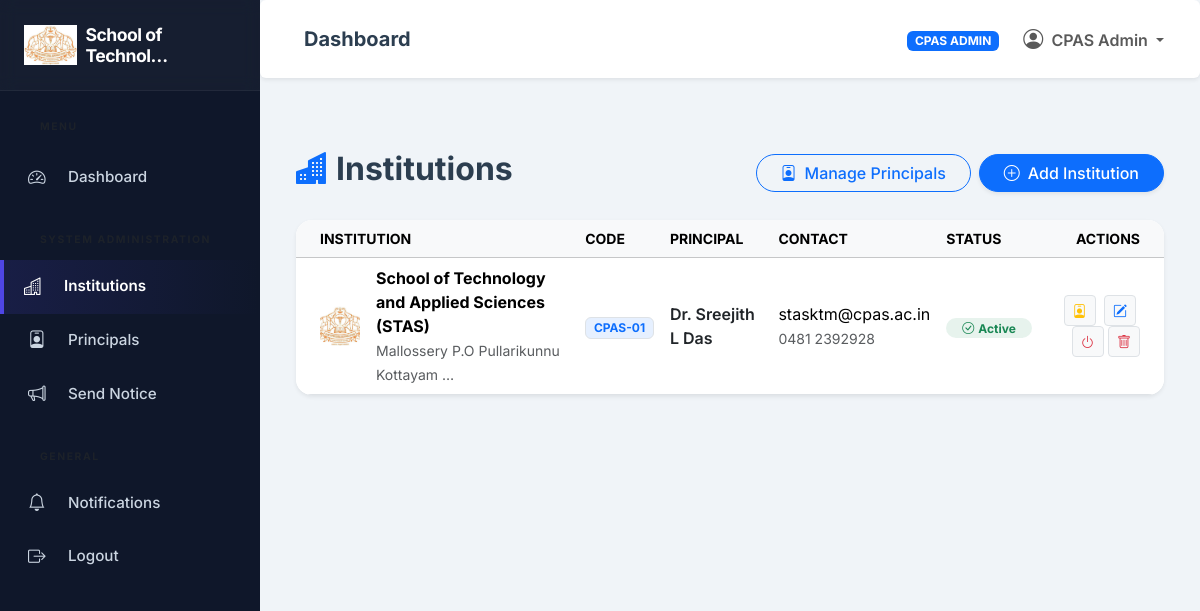
Screenshot of /institutions/ (signed in) with the database file from the repository.
### institutions/models.py (models this page shows, shortened)
class Institution(models.Model):
    institution_name = models.CharField(max_length=255)
    institution_code = models.CharField(max_length=50, unique=True)
    location = models.TextField()
    principal = models.OneToOneField(settings.AUTH_USER_MODEL, on_delete=models.SET_NULL, null=True, blank=True, related_name='principal_of', limit_choices_to={'role': 'INSTITUTION_ADMIN'})
    vice_principal = models.OneToOneField(settings.AUTH_USER_MODEL, on_delete=models.SET_NULL, null=True, blank=True, related_name='vice_principal_of', limit_choices_to={'role': 'INSTITUTION_ADMIN'})
    contact_email = models.EmailField()
    contact_phone = models.CharField(max_length=20, null=True, blank=True)
    logo = models.ImageField(upload_to='institutions/logos/', null=True, blank=True)
    established_date = models.DateField(null=True, blank=True)
    is_active = models.BooleanField(default=True)
    created_at = models.DateTimeField(auto_now_add=True)
    updated_at = models.DateTimeField(auto_now=True)
    @property
    def name(self):
        return self.institution_name

### accounts/models.py (models this page shows, shortened)
class User(AbstractUser):
    class Role(models.TextChoices):
        SUPER_ADMIN = 'SUPER_ADMIN', 'CPAS Admin'
        INSTITUTION_ADMIN = 'INSTITUTION_ADMIN', 'Principal / Vice Principal'
        HOD = 'HOD', 'HOD'
        FACULTY = 'FACULTY', 'Faculty'
        STUDENT = 'STUDENT', 'Student'
    email = models.EmailField(_('email address'), unique=True)
    role = models.CharField(max_length=20, choices=Role.choices, default=Role.STUDENT)
    phone_number = models.CharField(max_length=15, blank=True, null=True)
    profile_picture = models.ImageField(upload_to='profiles/', null=True, blank=True)
    USERNAME_FIELD = 'email'
    REQUIRED_FIELDS = []
    objects = CustomUserManager()
    @property
    def is_super_admin(self):
        return self.role == self.Role.SUPER_ADMIN or self.is_superuser
    @property
    def is_institution_admin(self):
        return self.role == self.Role.INSTITUTION_ADMIN
    @property
    def is_hod(self):
        return self.role == self.Role.HOD
    @property
    def is_faculty(self):
        return self.role == self.Role.FACULTY
    @property
    def is_student(self):
        return self.role == self.Role.STUDENT

### institutions/views.py (the view)
# urls.py: path('', views.InstitutionListView.as_view(), name='institution_list'),
class InstitutionListView(LoginRequiredMixin, SuperAdminRequiredMixin, ListView):
    model = Institution
    template_name = 'institutions/institution_list.html'
    context_object_name = 'institutions'

### accounts/context_processors.py (called while the page is built)
def user_institution(request):
    if not request.user.is_authenticated:
        return {}
    user = request.user
    institution = None
    if user.is_super_admin:
        institution = Institution.objects.first()
    elif user.is_institution_admin:
        institution = getattr(user, 'principal_of', getattr(user, 'vice_principal_of', None))
    elif user.is_hod:
        dept = user.managed_departments.first()
        if dept:
            institution = dept.institution
    elif user.is_faculty:
        if hasattr(user, 'faculty_profile'):
            institution = user.faculty_profile.institution
    elif user.is_student:
        if hasattr(user, 'student_profile'):
            institution = user.student_profile.institution
    return {
        'current_institution': institution
    }

### institutions/templates/institutions/institution_list.html (shortened to what this page needs)
{% extends 'base_dashboard.html' %}
{% block dashboard_content %}
<div class="container-fluid py-4">
  <div class="d-flex justify-content-between align-items-center mb-4 flex-wrap gap-2">
    <h2 class="fw-bold"><i class="bi bi-buildings-fill text-primary me-2"></i>Institutions</h2>
    <div class="d-flex gap-2">
      <a href="{% url 'institutions:manage_principals' %}" class="btn btn-outline-primary rounded-pill px-4">
        <i class="bi bi-person-badge me-2"></i>Manage Principals
      </a>
      <a href="{% url 'institutions:institution_add' %}" class="btn btn-primary rounded-pill px-4 shadow-sm">
        <i class="bi bi-plus-circle me-2"></i>Add Institution
      </a>
    </div>
  </div>
  <div class="card border-0 shadow-sm rounded-4 overflow-hidden">
    <div class="card-body p-0">
      <div class="table-responsive">
        <table class="table table-hover align-middle mb-0">
          <thead class="table-light text-uppercase small text-muted">
            <tr>
              <th class="ps-4">Institution</th>
              <th>Code</th>
              <th>Principal</th>
              <th>Contact</th>
              <th>Status</th>
              <th class="text-end pe-4">Actions</th>
            </tr>
          </thead>
          <tbody>
            {% for inst in institutions %}
            <tr>
              <td class="ps-4">
                <div class="d-flex align-items-center gap-3">
                  {% if inst.logo %}<img src="{{ inst.logo.url }}" class="rounded-2" width="40" height="40" style="object-fit:cover;">
                  {% else %}<div class="rounded-2 bg-primary bg-opacity-10 text-primary d-flex align-items-center justify-content-center fw-bold" style="width:40px;height:40px;"><i class="bi bi-buildings"></i></div>{% endif %}
                  <div>
                    <div class="fw-bold">{{ inst.institution_name }}</div>
                    <small class="text-muted">{{ inst.location|truncatechars:40 }}</small>
                  </div>
                </div>
              </td>
              <td><span class="badge bg-primary bg-opacity-10 text-primary border">{{ inst.institution_code }}</span></td>
              <td>
                {% if inst.principal %}
                  <div class="fw-semibold text-dark">{{ inst.principal.get_full_name }}</div>
                {% else %}
                  <a href="{% url 'institutions:assign_principal' inst.pk %}" class="badge bg-warning bg-opacity-10 text-warning border text-decoration-none">
                    <i class="bi bi-exclamation-triangle me-1"></i>Assign Principal
                  </a>
                {% endif %}
              </td>
              <td>
                <div>{{ inst.contact_email }}</div>
                <small class="text-muted">{{ inst.contact_phone }}</small>
              </td>
              <td>
                {% if inst.is_active %}<span class="badge bg-success bg-opacity-10 text-success rounded-pill px-3"><i class="bi bi-check-circle me-1"></i>Active</span>
                {% else %}<span class="badge bg-secondary bg-opacity-10 text-secondary rounded-pill px-3">Inactive</span>{% endif %}
              </td>
              <td class="text-end pe-4">
                <a href="{% url 'institutions:assign_principal' inst.pk %}" class="btn btn-sm btn-light border text-warning me-1" title="Assign Principal"><i class="bi bi-person-badge"></i></a>
                <a href="{% url 'institutions:institution_edit' inst.pk %}" class="btn btn-sm btn-light border text-primary me-1" title="Edit"><i class="bi bi-pencil-square"></i></a>
                <form method="post" action="{% url 'institutions:institution_toggle' inst.pk %}" class="d-inline">
                  {% csrf_token %}<button type="submit" class="btn btn-sm btn-light border {% if inst.is_active %}text-danger{% else %}text-success{% endif %}" title="Toggle Status"><i class="bi bi-power"></i></button>
                </form>
                <form method="post" action="{% url 'institutions:institution_delete' inst.pk %}" class="d-inline" onsubmit="return confirm('Are you sure? This will permanently delete the institution!')">
                  {% csrf_token %}<button type="submit" class="btn btn-sm btn-light border text-danger" title="Delete"><i class="bi bi-trash"></i></button>
                </form>
              </td>
            </tr>
            {% empty %}
            <tr><td colspan="6" class="text-center py-5 text-muted"><i class="bi bi-buildings fs-1 d-block mb-2"></i>No institutions found.</td></tr>
            {% endfor %}
          </tbody>
        </table>
      </div>
    </div>
  </div>
</div>
{% endblock %}

### templates/includes/sidebar.html (shortened to what this page needs)
<nav id="sidebar">
    <div class="sidebar-header">
        <a href="{% url 'dashboard:index' %}" class="text-decoration-none">
            <h4 class="mb-0 fw-bold d-flex align-items-center text-white">
                {% if current_institution and current_institution.logo %}
                    <img src="{{ current_institution.logo.url }}" alt="{{ current_institution.name }}" class="me-2" style="max-height: 40px; width: auto; object-fit: contain;">
                {% else %}
                    <i class="bi bi-mortarboard-fill me-2 text-primary"></i>
                {% endif %}
                <span style="font-size: 1.1rem; letter-spacing: -0.5px;">
                    {% if current_institution %}
                        {{ current_institution.name|truncatechars:18 }}
                    {% else %}
                        CPAS ERP
                    {% endif %}
                </span>
            </h4>
        </a>
    </div>
    <ul class="list-unstyled components">
        <p class="text-uppercase fw-bold ms-3 mb-2 text-muted" style="font-size:0.65rem;">Menu</p>
        <li class="{% if '/dashboard/' in request.path %}active{% endif %}">
            {% if user.is_super_admin %}
                <a href="{% url 'dashboard:admin_dashboard' %}"><i class="bi bi-speedometer2 me-2"></i> Dashboard</a>
            {% elif user.is_institution_admin %}
                <a href="{% url 'dashboard:principal_dashboard' %}"><i class="bi bi-speedometer2 me-2"></i> Dashboard</a>
            {% elif user.is_hod %}
                <a href="{% url 'dashboard:hod_dashboard' %}"><i class="bi bi-speedometer2 me-2"></i> Dashboard</a>
            {% elif user.is_faculty %}
                <a href="{% url 'dashboard:faculty_dashboard' %}"><i class="bi bi-speedometer2 me-2"></i> Dashboard</a>
            {% elif user.is_student %}
                <a href="{% url 'dashboard:student_dashboard' %}"><i class="bi bi-speedometer2 me-2"></i> Dashboard</a>
            {% else %}
                <a href="{% url 'accounts:login' %}"><i class="bi bi-speedometer2 me-2"></i> Dashboard</a>
            {% endif %}
        </li>
        {% if user.is_super_admin %}
        <p class="text-uppercase fw-bold ms-3 mt-3 mb-1 text-muted" style="font-size:0.65rem;">System Administration</p>
        <li><a href="{% url 'institutions:institution_list' %}"><i class="bi bi-buildings me-2"></i> Institutions</a></li>
        <li><a href="{% url 'institutions:manage_principals' %}"><i class="bi bi-person-badge me-2"></i> Principals</a></li>
        <li><a href="{% url 'notifications:send_notification' %}"><i class="bi bi-megaphone me-2"></i> Send Notice</a></li>
        {% endif %}
        <p class="text-uppercase fw-bold ms-3 mt-3 mb-1 text-muted" style="font-size:0.65rem;">General</p>
        <li><a href="{% url 'notifications:notification_list' %}"><i class="bi bi-bell me-2"></i> Notifications</a></li>
        <li>
            <a href="javascript:void(0)" onclick="if(confirm('Are you sure you want to logout?')) document.getElementById('logout-form-sidebar').submit();">
                <i class="bi bi-box-arrow-right me-2"></i> Logout
            </a>
        </li>
    </ul>
</nav>

### templates/includes/navbar.html (shortened to what this page needs)
<nav class="navbar navbar-expand-lg navbar-light bg-white rounded shadow-sm mb-4 p-3">
    <div class="container-fluid">
        <h5 class="mb-0 ms-3 fw-bold text-gray-800 d-none d-md-block">
            {% block page_title %}Dashboard{% endblock %}
        </h5>
        <div class="collapse navbar-collapse d-flex justify-content-end" id="navbarSupportedContent">
            <ul class="nav navbar-nav ml-auto align-items-center">
                <li class="nav-item me-3">
                    <span class="badge bg-primary text-uppercase px-2 py-1">{{ user.get_role_display }}</span>
                </li>
                <li class="nav-item dropdown">
                    <a class="nav-link dropdown-toggle fw-semibold" href="#" id="navbarDropdown" role="button" data-bs-toggle="dropdown">
                        <i class="bi bi-person-circle fs-5 me-1"></i> {{ user.get_full_name|default:user.email }}
                    </a>
                </li>
            </ul>
        </div>
    </div>
</nav>

### static/css/style.css (style rules this page uses)
:root { --primary-color: #0b3d91; --secondary-color: #f1c40f; --accent-color: #c0392b; --text-dark: #2c3e50; --text-light: #ecf0f1; --bg-light: #f0f4f8; --sidebar-bg: #0f172a; --sidebar-hover: #1e293b; --sidebar-active: #4f46e5; }
*, *::before, *::after { box-sizing: border-box; }
body { font-family: 'Inter', sans-serif; color: var(--text-dark); background-color: var(--bg-light); overflow-x: hidden; margin: 0; scroll-behavior: smooth; }
a { text-decoration: none; transition: all 0.2s ease; }
#sidebar { min-width: 260px; max-width: 260px; background: var(--sidebar-bg); color: #e2e8f0; transition: all 0.3s cubic-bezier(0.4, 0, 0.2, 1); position: sticky; top: 0; height: 100vh; overflow-y: auto; overflow-x: hidden; z-index: 1040; scrollbar-width: thin; scrollbar-color: #334155 transparent; }
#sidebar .sidebar-header { padding: 1.5rem; background: rgba(255,255,255,0.03); border-bottom: 1px solid rgba(255,255,255,0.05); position: sticky; top: 0; z-index: 10; backdrop-filter: blur(8px); }
#sidebar ul.components { padding: 1rem 0; list-style: none; margin: 0; }
#sidebar ul p { color: #94a3b8; padding: 0.75rem 1.5rem 0.5rem; font-size: 0.7rem; font-weight: 800; text-transform: uppercase; letter-spacing: 0.15em; margin-bottom: 0; }
#sidebar ul li a { padding: 0.85rem 1.5rem; font-size: 0.95rem; display: flex; align-items: center; color: #cbd5e1; transition: all 0.25s ease; border-left: 4px solid transparent; font-weight: 500; }
#sidebar ul li.active > a { color: #fff; background: linear-gradient(90deg, rgba(79,70,229,0.15) 0%, transparent 100%); border-left-color: var(--sidebar-active); font-weight: 600; box-shadow: inset 4px 0 0 0 var(--sidebar-active); border-left: none; }
#sidebar ul li a i { font-size: 1.1rem; min-width: 2rem; transition: transform 0.2s ease; }
.btn { transition: all 0.3s cubic-bezier(0.4, 0, 0.2, 1); font-weight: 500; }
.card { transition: all 0.3s ease; border: 1px solid rgba(0,0,0,0.05); }

### rows the page displays
Institution: logo (picture), name "School of Technol…", institution_name "School of Technology and Applied Sciences (STAS)", location "Mallossery P.O Pullarikunnu Kottayam …", institution_code "CPAS-01", principal.get_full_name "Dr. Sreejith L Das", contact_email "stasktm@cpas.ac.in", contact_phone "0481 2392928", is_active True (drawn)
User: role "CPAS ADMIN", get_full_name "CPAS Admin"
